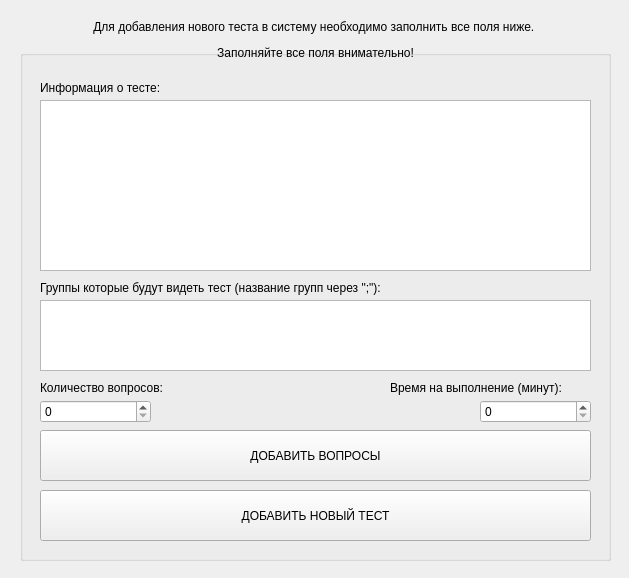
<?xml version="1.0" encoding="UTF-8"?>
<ui version="4.0">
 <class>AddNewTestWindow</class>
 <widget class="QWidget" name="AddNewTestWindow">
  <property name="geometry">
   <rect>
    <x>0</x>
    <y>0</y>
    <width>629</width>
    <height>578</height>
   </rect>
  </property>
  <property name="sizePolicy">
   <sizepolicy hsizetype="Fixed" vsizetype="Fixed">
    <horstretch>0</horstretch>
    <verstretch>0</verstretch>
   </sizepolicy>
  </property>
  <property name="windowTitle">
   <string>Добавление нового теста</string>
  </property>
  <widget class="QGroupBox" name="groupBox">
   <property name="geometry">
    <rect>
     <x>20</x>
     <y>50</y>
     <width>591</width>
     <height>511</height>
    </rect>
   </property>
   <property name="title">
    <string/>
   </property>
   <widget class="QSpinBox" name="time_spinBox">
    <property name="geometry">
     <rect>
      <x>460</x>
      <y>350</y>
      <width>111</width>
      <height>23</height>
     </rect>
    </property>
   </widget>
   <widget class="QLabel" name="label_4">
    <property name="geometry">
     <rect>
      <x>20</x>
      <y>330</y>
      <width>151</width>
      <height>16</height>
     </rect>
    </property>
    <property name="text">
     <string>Количество вопросов:</string>
    </property>
   </widget>
   <widget class="QSpinBox" name="questionsAmount_spinBox">
    <property name="geometry">
     <rect>
      <x>20</x>
      <y>350</y>
      <width>111</width>
      <height>23</height>
     </rect>
    </property>
   </widget>
   <widget class="QLabel" name="label_5">
    <property name="geometry">
     <rect>
      <x>370</x>
      <y>330</y>
      <width>201</width>
      <height>16</height>
     </rect>
    </property>
    <property name="text">
     <string>Время на выполнение (минут):</string>
    </property>
   </widget>
   <widget class="QTextEdit" name="testInformation_textEdit">
    <property name="geometry">
     <rect>
      <x>20</x>
      <y>50</y>
      <width>551</width>
      <height>171</height>
     </rect>
    </property>
   </widget>
   <widget class="QLabel" name="label_2">
    <property name="geometry">
     <rect>
      <x>20</x>
      <y>30</y>
      <width>191</width>
      <height>16</height>
     </rect>
    </property>
    <property name="text">
     <string>Информация о тесте:</string>
    </property>
   </widget>
   <widget class="QPushButton" name="addTest_pushButton">
    <property name="geometry">
     <rect>
      <x>20</x>
      <y>440</y>
      <width>551</width>
      <height>51</height>
     </rect>
    </property>
    <property name="text">
     <string>ДОБАВИТЬ НОВЫЙ ТЕСТ</string>
    </property>
   </widget>
   <widget class="QPushButton" name="addQuestions_pushButton">
    <property name="geometry">
     <rect>
      <x>20</x>
      <y>380</y>
      <width>551</width>
      <height>51</height>
     </rect>
    </property>
    <property name="text">
     <string>ДОБАВИТЬ ВОПРОСЫ</string>
    </property>
   </widget>
   <widget class="QLabel" name="label">
    <property name="geometry">
     <rect>
      <x>20</x>
      <y>230</y>
      <width>411</width>
      <height>16</height>
     </rect>
    </property>
    <property name="text">
     <string>Группы которые будут видеть тест (название групп через &quot;;&quot;):</string>
    </property>
   </widget>
   <widget class="QTextEdit" name="groups_textEdit">
    <property name="geometry">
     <rect>
      <x>20</x>
      <y>250</y>
      <width>551</width>
      <height>71</height>
     </rect>
    </property>
   </widget>
  </widget>
  <widget class="QLabel" name="label_6">
   <property name="geometry">
    <rect>
     <x>40</x>
     <y>20</y>
     <width>551</width>
     <height>41</height>
    </rect>
   </property>
   <property name="text">
    <string>&lt;html&gt;&lt;head/&gt;&lt;body&gt;&lt;p&gt;Для добавления нового теста в систему необходимо заполнить все поля ниже. &lt;/p&gt;&lt;p&gt;Заполняйте все поля внимательно!&lt;/p&gt;&lt;/body&gt;&lt;/html&gt;</string>
   </property>
   <property name="alignment">
    <set>Qt::AlignCenter</set>
   </property>
  </widget>
 </widget>
 <resources/>
 <connections/>
</ui>
